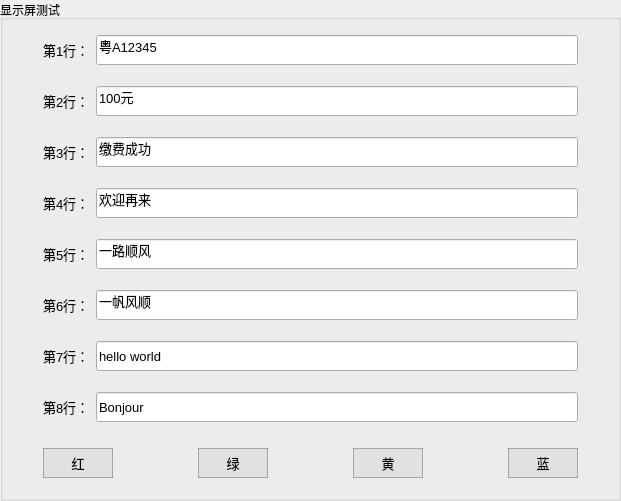
       <widget class="QGroupBox" name="groupBox_7">
        <property name="geometry">
         <rect>
          <x>790</x>
          <y>90</y>
          <width>621</width>
          <height>501</height>
         </rect>
        </property>
        <property name="title">
         <string>显示屏测试</string>
        </property>
        <layout class="QGridLayout" name="gridLayout_11">
         <property name="leftMargin">
          <number>40</number>
         </property>
         <property name="topMargin">
          <number>5</number>
         </property>
         <property name="rightMargin">
          <number>40</number>
         </property>
         <property name="bottomMargin">
          <number>5</number>
         </property>
         <item row="7" column="0">
          <layout class="QHBoxLayout" name="horizontalLayout_27">
           <property name="spacing">
            <number>6</number>
           </property>
           <property name="bottomMargin">
            <number>5</number>
           </property>
           <item>
            <widget class="QLabel" name="label_line6">
             <property name="minimumSize">
              <size>
               <width>0</width>
               <height>30</height>
              </size>
             </property>
             <property name="font">
              <font>
               <pointsize>10</pointsize>
              </font>
             </property>
             <property name="text">
              <string>第6行：</string>
             </property>
            </widget>
           </item>
           <item>
            <widget class="QLineEdit" name="lineEdit_line6_A">
             <property name="minimumSize">
              <size>
               <width>0</width>
               <height>30</height>
              </size>
             </property>
             <property name="font">
              <font>
               <pointsize>10</pointsize>
              </font>
             </property>
             <property name="text">
              <string>一帆风顺</string>
             </property>
            </widget>
           </item>
          </layout>
         </item>
         <item row="10" column="0">
          <layout class="QHBoxLayout" name="horizontalLayout_33">
           <property name="spacing">
            <number>6</number>
           </property>
           <property name="topMargin">
            <number>5</number>
           </property>
           <property name="rightMargin">
            <number>0</number>
           </property>
           <property name="bottomMargin">
            <number>5</number>
           </property>
           <item>
            <widget class="QPushButton" name="button_displayColor_Red_A">
             <property name="minimumSize">
              <size>
               <width>70</width>
               <height>30</height>
              </size>
             </property>
             <property name="font">
              <font>
               <pointsize>10</pointsize>
              </font>
             </property>
             <property name="styleSheet">
              <string notr="true">QPushButton{
	border-style:solid;
	border-width:1px;
	color: rgb(0, 0, 0);
	background-color: rgba(225, 225, 225);
	border-color:rgba(100, 100, 100, 120);
}

QPushButton:hover{
	color:rgba(0,0,0,200);
	background-color:rgb(240, 248, 248);
	border-color: rgb(0, 150, 250);
}

QPushButton:pressed{
	border-style:inset;
	color:rgba(0,0,0,150);
	background-color: rgba(225, 225, 225);
	border-color: rgba(0, 163, 245);
}</string>
             </property>
             <property name="text">
              <string>红</string>
             </property>
            </widget>
           </item>
           <item>
            <spacer name="horizontalSpacer_18">
             <property name="orientation">
              <enum>Qt::Horizontal</enum>
             </property>
             <property name="sizeHint" stdset="0">
              <size>
               <width>40</width>
               <height>20</height>
              </size>
             </property>
            </spacer>
           </item>
           <item>
            <widget class="QPushButton" name="button_displayColor_Green_A">
             <property name="minimumSize">
              <size>
               <width>70</width>
               <height>30</height>
              </size>
             </property>
             <property name="font">
              <font>
               <pointsize>10</pointsize>
              </font>
             </property>
             <property name="styleSheet">
              <string notr="true">QPushButton{
	border-style:solid;
	border-width:1px;
	color: rgb(0, 0, 0);
	background-color: rgba(225, 225, 225);
	border-color:rgba(100, 100, 100, 120);
}

QPushButton:hover{
	color:rgba(0,0,0,200);
	background-color:rgb(240, 248, 248);
	border-color: rgb(0, 150, 250);
}

QPushButton:pressed{
	border-style:inset;
	color:rgba(0,0,0,150);
	background-color: rgba(225, 225, 225);
	border-color: rgba(0, 163, 245);
}</string>
             </property>
             <property name="text">
              <string>绿</string>
             </property>
            </widget>
           </item>
           <item>
            <spacer name="horizontalSpacer_33">
             <property name="orientation">
              <enum>Qt::Horizontal</enum>
             </property>
             <property name="sizeHint" stdset="0">
              <size>
               <width>40</width>
               <height>20</height>
              </size>
             </property>
            </spacer>
           </item>
           <item>
            <widget class="QPushButton" name="button_displayColor_Yellow_A">
             <property name="minimumSize">
              <size>
               <width>70</width>
               <height>30</height>
              </size>
             </property>
             <property name="font">
              <font>
               <pointsize>10</pointsize>
              </font>
             </property>
             <property name="styleSheet">
              <string notr="true">QPushButton{
	border-style:solid;
	border-width:1px;
	color: rgb(0, 0, 0);
	background-color: rgba(225, 225, 225);
	border-color:rgba(100, 100, 100, 120);
}

QPushButton:hover{
	color:rgba(0,0,0,200);
	background-color:rgb(240, 248, 248);
	border-color: rgb(0, 150, 250);
}

QPushButton:pressed{
	border-style:inset;
	color:rgba(0,0,0,150);
	background-color: rgba(225, 225, 225);
	border-color: rgba(0, 163, 245);
}</string>
             </property>
             <property name="text">
              <string>黄</string>
             </property>
            </widget>
           </item>
           <item>
            <spacer name="horizontalSpacer_34">
             <property name="orientation">
              <enum>Qt::Horizontal</enum>
             </property>
             <property name="sizeHint" stdset="0">
              <size>
               <width>40</width>
               <height>20</height>
              </size>
             </property>
            </spacer>
           </item>
           <item>
            <widget class="QPushButton" name="button_displayColor_Blue_A">
             <property name="minimumSize">
              <size>
               <width>70</width>
               <height>30</height>
              </size>
             </property>
             <property name="font">
              <font>
               <pointsize>10</pointsize>
              </font>
             </property>
             <property name="styleSheet">
              <string notr="true">QPushButton{
	border-style:solid;
	border-width:1px;
	color: rgb(0, 0, 0);
	background-color: rgba(225, 225, 225);
	border-color:rgba(100, 100, 100, 120);
}

QPushButton:hover{
	color:rgba(0,0,0,200);
	background-color:rgb(240, 248, 248);
	border-color: rgb(0, 150, 250);
}

QPushButton:pressed{
	border-style:inset;
	color:rgba(0,0,0,150);
	background-color: rgba(225, 225, 225);
	border-color: rgba(0, 163, 245);
}</string>
             </property>
             <property name="text">
              <string>蓝</string>
             </property>
            </widget>
           </item>
          </layout>
         </item>
         <item row="3" column="0">
          <layout class="QHBoxLayout" name="horizontalLayout_25">
           <property name="spacing">
            <number>6</number>
           </property>
           <property name="bottomMargin">
            <number>5</number>
           </property>
           <item>
            <widget class="QLabel" name="label_line4">
             <property name="minimumSize">
              <size>
               <width>0</width>
               <height>30</height>
              </size>
             </property>
             <property name="font">
              <font>
               <pointsize>10</pointsize>
              </font>
             </property>
             <property name="text">
              <string>第4行：</string>
             </property>
            </widget>
           </item>
           <item>
            <widget class="QLineEdit" name="lineEdit_line4_A">
             <property name="minimumSize">
              <size>
               <width>0</width>
               <height>30</height>
              </size>
             </property>
             <property name="font">
              <font>
               <pointsize>10</pointsize>
              </font>
             </property>
             <property name="text">
              <string>欢迎再来</string>
             </property>
            </widget>
           </item>
          </layout>
         </item>
         <item row="1" column="0">
          <layout class="QHBoxLayout" name="horizontalLayout_23">
           <property name="spacing">
            <number>6</number>
           </property>
           <property name="bottomMargin">
            <number>5</number>
           </property>
           <item>
            <widget class="QLabel" name="label_line2">
             <property name="minimumSize">
              <size>
               <width>0</width>
               <height>30</height>
              </size>
             </property>
             <property name="font">
              <font>
               <pointsize>10</pointsize>
              </font>
             </property>
             <property name="text">
              <string>第2行：</string>
             </property>
            </widget>
           </item>
           <item>
            <widget class="QLineEdit" name="lineEdit_line2_A">
             <property name="minimumSize">
              <size>
               <width>0</width>
               <height>30</height>
              </size>
             </property>
             <property name="font">
              <font>
               <pointsize>10</pointsize>
              </font>
             </property>
             <property name="text">
              <string>100元</string>
             </property>
            </widget>
           </item>
          </layout>
         </item>
         <item row="6" column="0">
          <layout class="QHBoxLayout" name="horizontalLayout_26">
           <property name="spacing">
            <number>6</number>
           </property>
           <property name="bottomMargin">
            <number>5</number>
           </property>
           <item>
            <widget class="QLabel" name="label_line5">
             <property name="minimumSize">
              <size>
               <width>0</width>
               <height>30</height>
              </size>
             </property>
             <property name="font">
              <font>
               <pointsize>10</pointsize>
              </font>
             </property>
             <property name="text">
              <string>第5行：</string>
             </property>
            </widget>
           </item>
           <item>
            <widget class="QLineEdit" name="lineEdit_line5_A">
             <property name="minimumSize">
              <size>
               <width>0</width>
               <height>30</height>
              </size>
             </property>
             <property name="font">
              <font>
               <pointsize>10</pointsize>
              </font>
             </property>
             <property name="text">
              <string>一路顺风</string>
             </property>
            </widget>
           </item>
          </layout>
         </item>
         <item row="0" column="0">
          <layout class="QHBoxLayout" name="horizontalLayout_22">
           <property name="spacing">
            <number>6</number>
           </property>
           <property name="bottomMargin">
            <number>5</number>
           </property>
           <item>
            <widget class="QLabel" name="label_line1_A">
             <property name="minimumSize">
              <size>
               <width>0</width>
               <height>30</height>
              </size>
             </property>
             <property name="font">
              <font>
               <pointsize>10</pointsize>
              </font>
             </property>
             <property name="text">
              <string>第1行：</string>
             </property>
            </widget>
           </item>
           <item>
            <widget class="QLineEdit" name="lineEdit_line1_A">
             <property name="minimumSize">
              <size>
               <width>0</width>
               <height>30</height>
              </size>
             </property>
             <property name="font">
              <font>
               <pointsize>10</pointsize>
              </font>
             </property>
             <property name="text">
              <string>粤A12345</string>
             </property>
            </widget>
           </item>
          </layout>
         </item>
         <item row="2" column="0">
          <layout class="QHBoxLayout" name="horizontalLayout_24">
           <property name="spacing">
            <number>6</number>
           </property>
           <property name="bottomMargin">
            <number>5</number>
           </property>
           <item>
            <widget class="QLabel" name="label_line3">
             <property name="minimumSize">
              <size>
               <width>0</width>
               <height>30</height>
              </size>
             </property>
             <property name="font">
              <font>
               <pointsize>10</pointsize>
              </font>
             </property>
             <property name="text">
              <string>第3行：</string>
             </property>
            </widget>
           </item>
           <item>
            <widget class="QLineEdit" name="lineEdit_line3_A">
             <property name="minimumSize">
              <size>
               <width>0</width>
               <height>30</height>
              </size>
             </property>
             <property name="font">
              <font>
               <pointsize>10</pointsize>
              </font>
             </property>
             <property name="text">
              <string>缴费成功</string>
             </property>
            </widget>
           </item>
          </layout>
         </item>
         <item row="8" column="0">
          <layout class="QHBoxLayout" name="horizontalLayout_28">
           <property name="spacing">
            <number>6</number>
           </property>
           <property name="bottomMargin">
            <number>5</number>
           </property>
           <item>
            <widget class="QLabel" name="label_line7">
             <property name="minimumSize">
              <size>
               <width>0</width>
               <height>30</height>
              </size>
             </property>
             <property name="font">
              <font>
               <pointsize>10</pointsize>
              </font>
             </property>
             <property name="text">
              <string>第7行：</string>
             </property>
            </widget>
           </item>
           <item>
            <widget class="QLineEdit" name="lineEdit_line7_A">
             <property name="minimumSize">
              <size>
               <width>0</width>
               <height>30</height>
              </size>
             </property>
             <property name="font">
              <font>
               <pointsize>10</pointsize>
              </font>
             </property>
             <property name="text">
              <string>hello world</string>
             </property>
            </widget>
           </item>
          </layout>
         </item>
         <item row="9" column="0">
          <layout class="QHBoxLayout" name="horizontalLayout_29">
           <property name="spacing">
            <number>6</number>
           </property>
           <property name="bottomMargin">
            <number>5</number>
           </property>
           <item>
            <widget class="QLabel" name="label_line8">
             <property name="minimumSize">
              <size>
               <width>0</width>
               <height>30</height>
              </size>
             </property>
             <property name="font">
              <font>
               <pointsize>10</pointsize>
              </font>
             </property>
             <property name="text">
              <string>第8行：</string>
             </property>
            </widget>
           </item>
           <item>
            <widget class="QLineEdit" name="lineEdit_line8_A">
             <property name="minimumSize">
              <size>
               <width>0</width>
               <height>30</height>
              </size>
             </property>
             <property name="font">
              <font>
               <pointsize>10</pointsize>
              </font>
             </property>
             <property name="text">
              <string>Bonjour</string>
             </property>
            </widget>
           </item>
          </layout>
         </item>
        </layout>
       </widget>
